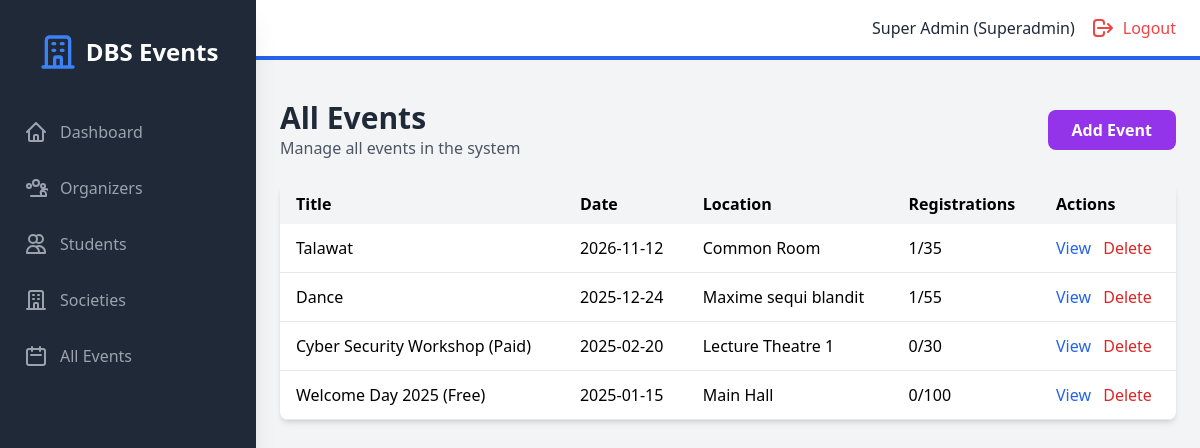
The app's page /admin/events (signed in), older data.
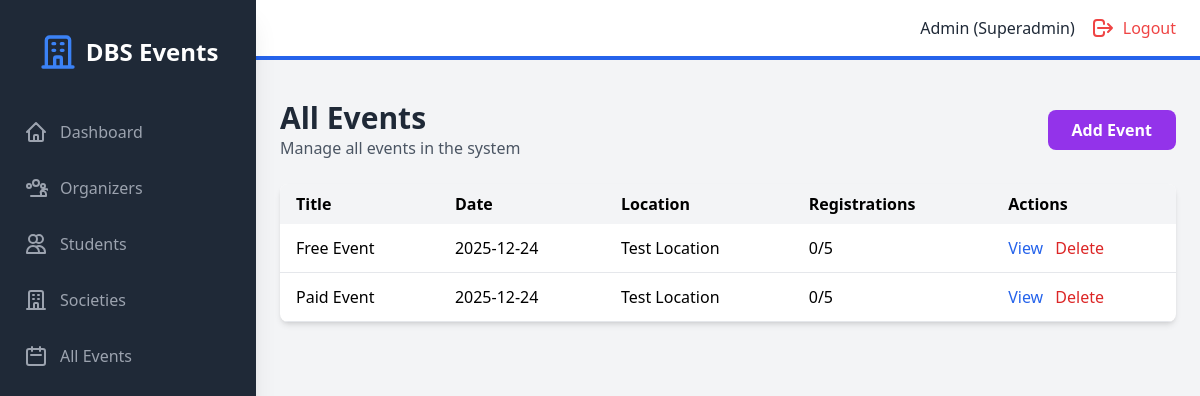
The same page, newer data.
### models.py (models this page shows, shortened)
class User(UserMixin, db.Model):
    id = db.Column(db.Integer, primary_key=True)
    student_number = db.Column(db.String(50), unique=True, nullable=True)
    email = db.Column(db.String(120), unique=True, nullable=False)
    password_hash = db.Column(db.String(200), nullable=False)
    name = db.Column(db.String(100), nullable=False)
    role = db.Column(db.String(20), nullable=False)  # superadmin, organizer, student
    created_at = db.Column(db.DateTime, default=datetime.utcnow)
    societies = db.relationship('Society', backref='head', lazy=True)
    events_created = db.relationship('Event', backref='creator', lazy=True)
    registrations = db.relationship('Registration', backref='student', lazy=True)

class Event(db.Model):
    id = db.Column(db.Integer, primary_key=True)
    title = db.Column(db.String(200), nullable=False)
    description = db.Column(db.Text, nullable=True)
    event_date = db.Column(db.DateTime, nullable=False)
    location = db.Column(db.String(200), nullable=False)
    capacity = db.Column(db.Integer, nullable=False)
    is_paid = db.Column(db.Boolean, default=False)
    cost = db.Column(db.Float, default=0.0)
    society_id = db.Column(db.Integer, db.ForeignKey('society.id'), nullable=True)
    created_by = db.Column(db.Integer, db.ForeignKey('user.id'), nullable=False)
    created_at = db.Column(db.DateTime, default=datetime.utcnow)
    registrations = db.relationship('Registration', backref='event', lazy=True, cascade='all, delete-orphan')
    def get_registered_count(self):
        return len(self.registrations)

### backend/routes/admin.py (the view)
@admin_bp.route("/admin/events", endpoint="admin_events")
@admin_required
def admin_events():
    events = Event.query.order_by(Event.event_date.desc()).all()
    return render_template("admin/events.html", events=events)

### backend/main.py (called while the page is built)
@login_manager.user_loader
def load_user(user_id):
    return User.query.get(int(user_id))

### frontend/templates/admin/events.html (shortened to what this page needs)
{% extends "base.html" %}
{% block auth_content %}
<div class="mb-6 flex justify-between items-center">
    <div>
        <h1 class="text-3xl font-bold text-gray-800">All Events</h1>
        <p class="text-gray-600">Manage all events in the system</p>
    </div>
    <a href="{{ url_for('admin.admin_add_event') }}" class="bg-purple-600 text-white px-6 py-2 rounded-lg hover:bg-purple-700 font-semibold">
        Add Event
    </a>
</div>
{% if events %}
<div class="bg-white rounded-lg shadow-md overflow-hidden">
    <table class="w-full">
        <thead class="bg-gray-100">
            <tr>
                <th class="px-4 py-2 text-left">Title</th>
                <th class="px-4 py-2 text-left">Date</th>
                <th class="px-4 py-2 text-left">Location</th>
                <th class="px-4 py-2 text-left">Registrations</th>
                <th class="px-4 py-2 text-left">Actions</th>
            </tr>
        </thead>
        <tbody>
            {% for event in events %}
            <tr class="border-b hover:bg-gray-50">
                <td class="px-4 py-3">{{ event.title }}</td>
                <td class="px-4 py-3">{{ event.event_date.strftime('%Y-%m-%d') }}</td>
                <td class="px-4 py-3">{{ event.location }}</td>
                <td class="px-4 py-3">{{ event.get_registered_count() }}/{{ event.capacity }}</td>
                <td class="px-4 py-3">
                    <a href="{{ url_for('registrations.view_registrations', event_id=event.id) }}" class="text-blue-600 hover:underline">View</a>
                    <a href="{{ url_for('admin.admin_delete_event', event_id=event.id) }}" class="text-red-600 hover:underline ml-2">Delete</a>
                </td>
            </tr>
            {% endfor %}
        </tbody>
    </table>
</div>
{% else %}
<div class="text-center py-12 bg-white rounded-lg shadow-md">
    <p class="text-gray-500 text-xl">No events yet</p>
</div>
{% endif %}
{% endblock %}

### frontend/templates/base.html (shortened to what the changed rows need)
<!DOCTYPE html>
<html lang="en">
<head>
    <script src="https://cdn.tailwindcss.com"></script>
    <link rel="stylesheet" href="{{ url_for('static', filename='css/style.css') }}">
</head>
<body class="bg-gray-100">
    {% if current_user.is_authenticated %}
    <div class="flex h-screen bg-gray-100">
        <div id="sidebar" class="sidebar fixed inset-y-0 left-0 z-30 w-64 bg-gray-800 overflow-y-auto transition duration-300 ease-out md:translate-x-0 md:static md:shadow-xl sidebar-closed">
            <div class="flex items-center justify-center mt-8">
                <div class="flex items-center">
                    <svg class="h-10 w-10 text-blue-500" fill="none" stroke="currentColor" viewBox="0 0 24 24">
                        <path stroke-linecap="round" stroke-linejoin="round" stroke-width="2" d="M19 21V5a2 2 0 00-2-2H7a2 2 0 00-2 2v16m14 0h2m-2 0h-5m-9 0H3m2 0h5M9 7h1m-1 4h1m4-4h1m-1 4h1m-5 10v-5a1 1 0 011-1h2a1 1 0 011 1v5m-4 0h4"></path>
                    </svg>
                    <span class="text-white text-2xl font-semibold ml-2">DBS Events</span>
                </div>
            </div>
            <nav class="mt-10">
                {% if current_user.role == 'superadmin' %}
                    <a class="flex items-center mt-4 py-2 px-6 text-gray-400 hover:bg-gray-700 hover:text-white" href="{{ url_for('admin.admin_dashboard') }}">
                        <svg class="h-6 w-6" fill="none" stroke="currentColor" viewBox="0 0 24 24"><path stroke-linecap="round" stroke-linejoin="round" stroke-width="2" d="M3 12l2-2m0 0l7-7 7 7M5 10v10a1 1 0 001 1h3m10-11l2 2m-2-2v10a1 1 0 01-1 1h-3m-6 0a1 1 0 001-1v-4a1 1 0 011-1h2a1 1 0 011 1v4a1 1 0 001 1m-6 0h6"></path></svg>
                        <span class="mx-3">Dashboard</span>
                    </a>
                    <a class="flex items-center mt-4 py-2 px-6 text-gray-400 hover:bg-gray-700 hover:text-white" href="{{ url_for('admin.admin_organizers') }}">
                        <span class="mx-3">Organizers</span>
                    </a>
                    <a class="flex items-center mt-4 py-2 px-6 text-gray-400 hover:bg-gray-700 hover:text-white" href="{{ url_for('admin.admin_students') }}">
                        <svg class="h-6 w-6" fill="none" stroke="currentColor" viewBox="0 0 24 24"><path stroke-linecap="round" stroke-linejoin="round" stroke-width="2" d="M12 4.354a4 4 0 110 5.292M15 21H3v-1a6 6 0 0112 0v1zm0 0h6v-1a6 6 0 00-9-5.197M13 7a4 4 0 11-8 0 4 4 0 018 0z"></path></svg>
                        <span class="mx-3">Students</span>
                    </a>
                    <a class="flex items-center mt-4 py-2 px-6 text-gray-400 hover:bg-gray-700 hover:text-white" href="{{ url_for('admin.admin_societies') }}">
                        <svg class="h-6 w-6" fill="none" stroke="currentColor" viewBox="0 0 24 24"><path stroke-linecap="round" stroke-linejoin="round" stroke-width="2" d="M19 21V5a2 2 0 00-2-2H7a2 2 0 00-2 2v16m14 0h2m-2 0h-5m-9 0H3m2 0h5M9 7h1m-1 4h1m4-4h1m-1 4h1m-5 10v-5a1 1 0 011-1h2a1 1 0 011 1v5m-4 0h4"></path></svg>
                        <span class="mx-3">Societies</span>
                    </a>
                    <a class="flex items-center mt-4 py-2 px-6 text-gray-400 hover:bg-gray-700 hover:text-white" href="{{ url_for('admin.admin_events') }}">
                        <svg class="h-6 w-6" fill="none" stroke="currentColor" viewBox="0 0 24 24"><path stroke-linecap="round" stroke-linejoin="round" stroke-width="2" d="M8 7V3m8 4V3m-9 8h10M5 21h14a2 2 0 002-2V7a2 2 0 00-2-2H5a2 2 0 00-2 2v12a2 2 0 002 2z"></path></svg>
                        <span class="mx-3">All Events</span>
                    </a>
                {% endif %}
            </nav>
        </div>
        <div class="flex-1 flex flex-col overflow-hidden">
            <header class="flex justify-between items-center py-4 px-6 bg-white border-b-4 border-blue-600">
                <div class="flex items-center">
                    <span class="text-gray-800 mr-4">{{ current_user.name }} ({{ current_user.role | capitalize }})</span>
                    <a href="{{ url_for('public.logout') }}" class="flex items-center text-red-500 hover:text-red-700">
                        <svg class="h-6 w-6" fill="none" stroke="currentColor" viewBox="0 0 24 24"><path stroke-linecap="round" stroke-linejoin="round" stroke-width="2" d="M17 16l4-4m0 0l-4-4m4 4H7m6 4v1a3 3 0 01-3 3H6a3 3 0 01-3-3v-10a3 3 0 013-3h4a3 3 0 013 3v1"></path></svg>
                        <span class="ml-2 hidden sm:inline">Logout</span>
                    </a>
                </div>
            </header>
            <div class="px-6 pt-4">
            </div>
            <main class="flex-1 overflow-x-hidden overflow-y-auto bg-gray-100 p-6">
                {% block auth_content %}{% endblock %}
            </main>
        </div>
    </div>
    {% endif %}
</body>
</html>

Row changes from the older to the newer data that the page shows:
removed Event: title "Talawat", event_date "2026-11-12", location "Common Room", get_registered_count "1", capacity "35"
removed Event: title "Dance", event_date "2025-12-24", location "Maxime sequi blandit", get_registered_count "1", capacity "55"
removed Event: title "Cyber Security Workshop (Paid)", event_date "2025-02-20", location "Lecture Theatre 1", get_registered_count "0", capacity "30"
removed Event: title "Welcome Day 2025 (Free)", event_date "2025-01-15", location "Main Hall", get_registered_count "0", capacity "100"
changed User "Superadmin": name "Super Admin" → "Admin"
added Event: title "Free Event", event_date "2025-12-24", location "Test Location", get_registered_count "0", capacity "5"
added Event: title "Paid Event", event_date "2025-12-24", location "Test Location", get_registered_count "0", capacity "5"
